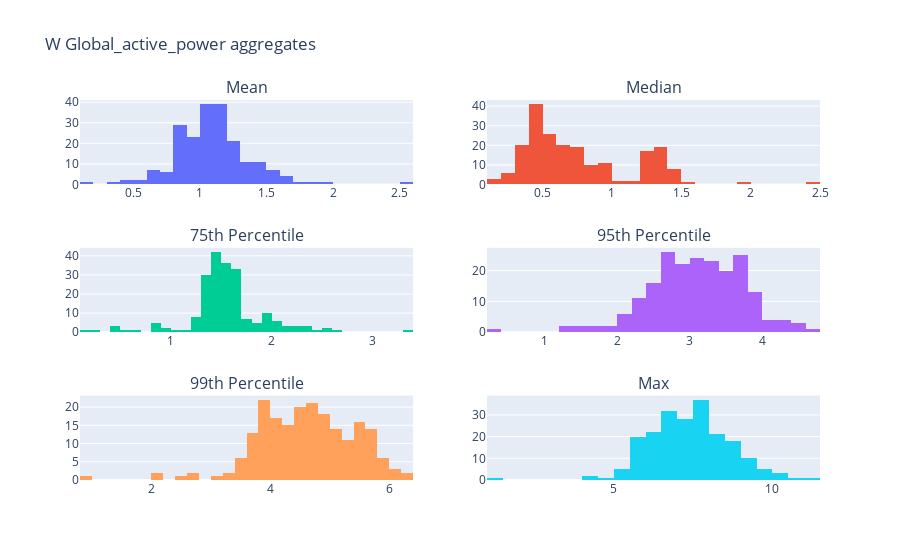

Notebook code for this chart:
### Markdown cell above
### Weekly aggregations

### Code cell
fig = timeline_aggregates_plot(df, var, "W")
fig.show()

### Figure 1 — Plotly figure (JSON) as saved in the notebook; plotly's stock layout.template omitted (floating-point values rounded to 4 significant figures; data arrays with more than 128 entries replaced by an {"elided": "..."} marker saying what was removed)
{"data": [{"x": {"elided": "207 float values"}, "type": "histogram", "xaxis": "x", "yaxis": "y"}, {"x": {"elided": "207 float values"}, "type": "histogram", "xaxis": "x2", "yaxis": "y2"}, {"x": {"elided": "207 float values"}, "type": "histogram", "xaxis": "x3", "yaxis": "y3"}, {"x": {"elided": "207 float values"}, "type": "histogram", "xaxis": "x4", "yaxis": "y4"}, {"x": {"elided": "207 float values"}, "type": "histogram", "xaxis": "x5", "yaxis": "y5"}, {"x": {"elided": "207 float values"}, "type": "histogram", "xaxis": "x6", "yaxis": "y6"}], "layout": {"xaxis": {"anchor": "y", "domain": [0.0, 0.45]}, "yaxis": {"anchor": "x", "domain": [0.7778, 1.0]}, "xaxis2": {"anchor": "y2", "domain": [0.55, 1.0]}, "yaxis2": {"anchor": "x2", "domain": [0.7778, 1.0]}, "xaxis3": {"anchor": "y3", "domain": [0.0, 0.45]}, "yaxis3": {"anchor": "x3", "domain": [0.3889, 0.6111]}, "xaxis4": {"anchor": "y4", "domain": [0.55, 1.0]}, "yaxis4": {"anchor": "x4", "domain": [0.3889, 0.6111]}, "xaxis5": {"anchor": "y5", "domain": [0.0, 0.45]}, "yaxis5": {"anchor": "x5", "domain": [0.0, 0.2222]}, "xaxis6": {"anchor": "y6", "domain": [0.55, 1.0]}, "yaxis6": {"anchor": "x6", "domain": [0.0, 0.2222]}, "annotations": [{"font": {"size": 16}, "showarrow": false, "text": "Mean", "x": 0.225, "xanchor": "center", "xref": "paper", "y": 1.0, "yanchor": "bottom", "yref": "paper"}, {"font": {"size": 16}, "showarrow": false, "text": "Median", "x": 0.775, "xanchor": "center", "xref": "paper", "y": 1.0, "yanchor": "bottom", "yref": "paper"}, {"font": {"size": 16}, "showarrow": false, "text": "75th Percentile", "x": 0.225, "xanchor": "center", "xref": "paper", "y": 0.6111, "yanchor": "bottom", "yref": "paper"}, {"font": {"size": 16}, "showarrow": false, "text": "95th Percentile", "x": 0.775, "xanchor": "center", "xref": "paper", "y": 0.6111, "yanchor": "bottom", "yref": "paper"}, {"font": {"size": 16}, "showarrow": false, "text": "99th Percentile", "x": 0.225, "xanchor": "center", "xref": "paper", "y": 0.2222, "yanchor": "bottom", "yref": "paper"}, {"font": {"size": 16}, "showarrow": false, "text": "Max", "x": 0.775, "xanchor": "center", "xref": "paper", "y": 0.2222, "yanchor": "bottom", "yref": "paper"}], "title": {"text": "W Global_active_power aggregates"}, "showlegend": false}}
